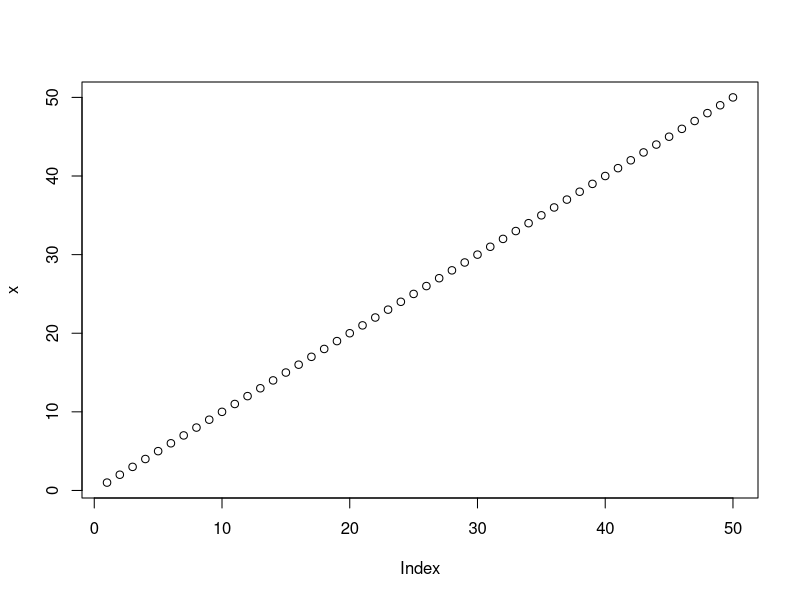
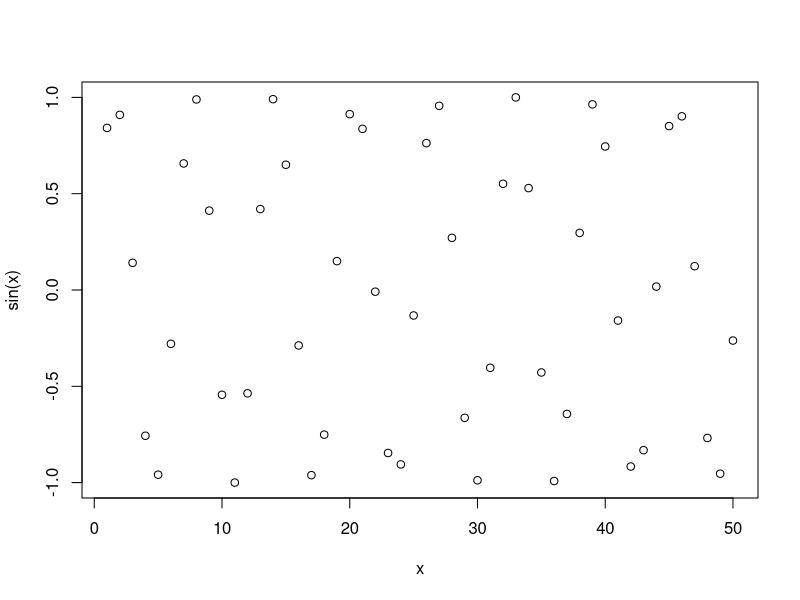
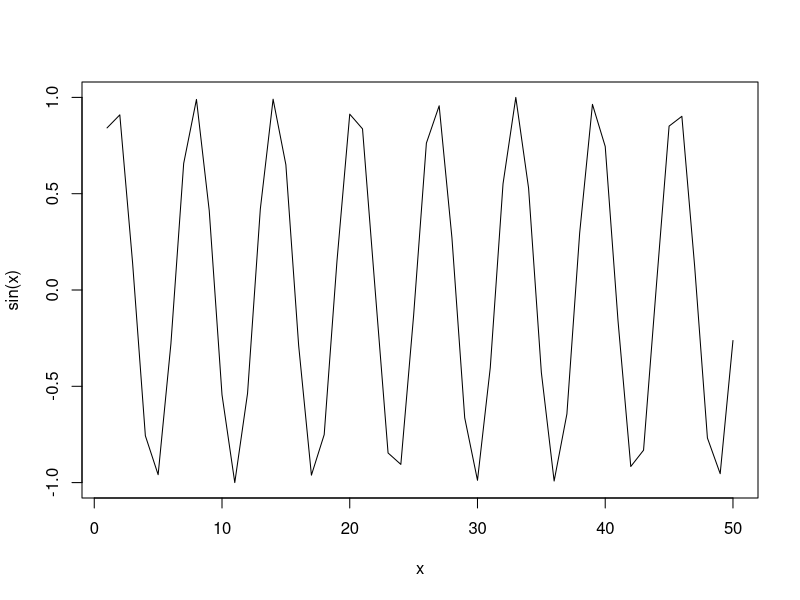
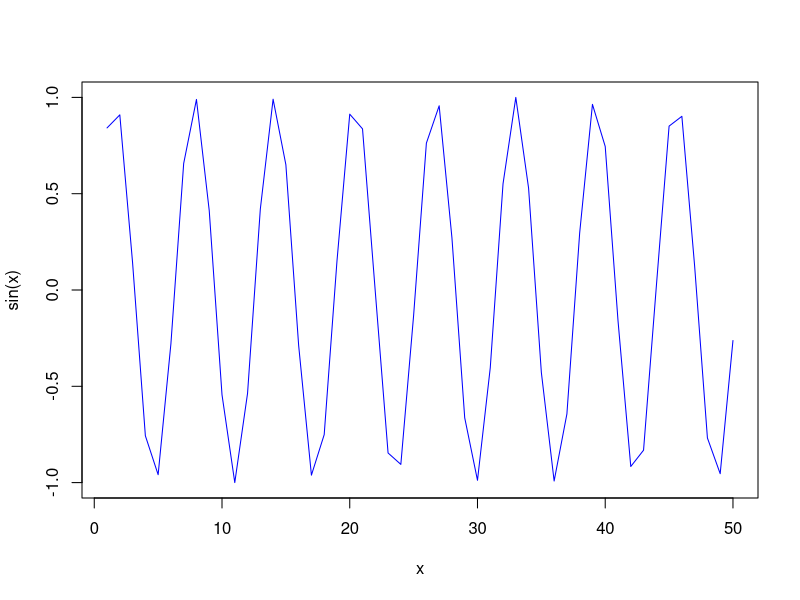
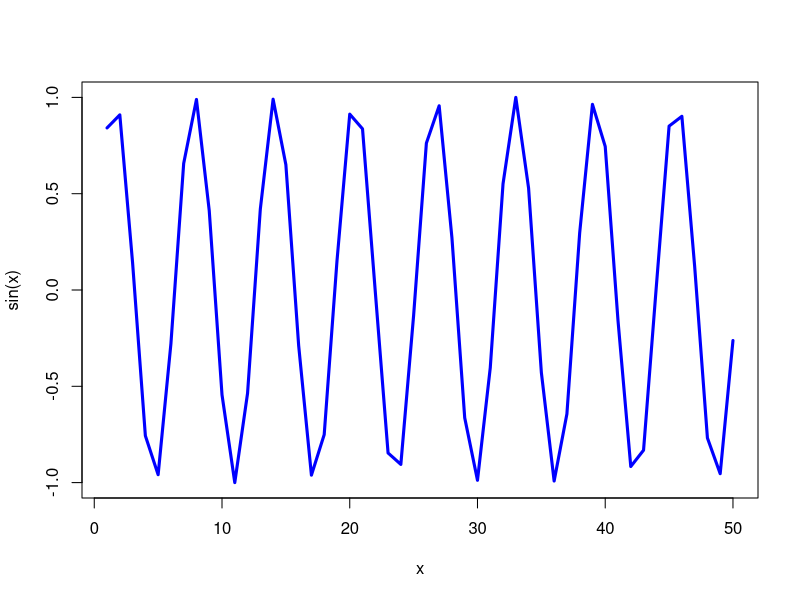

Here is the R script that generated these plots, in order:
# This is a text file
x <- 1:50

plot(x)
plot(x, sin(x))
plot(x, sin(x), type="l")
plot(x, sin(x), type="l", col="blue")
plot(x, sin(x), type="l", col="blue", lwd=3)
